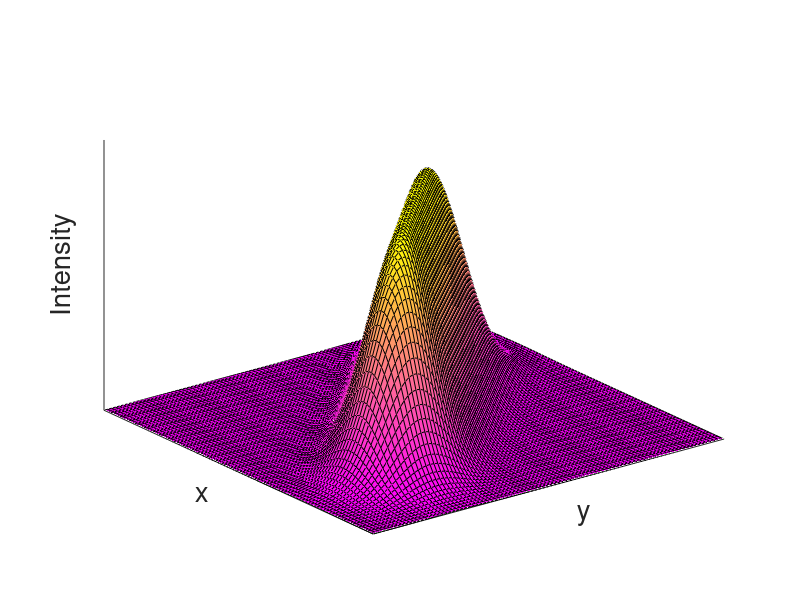
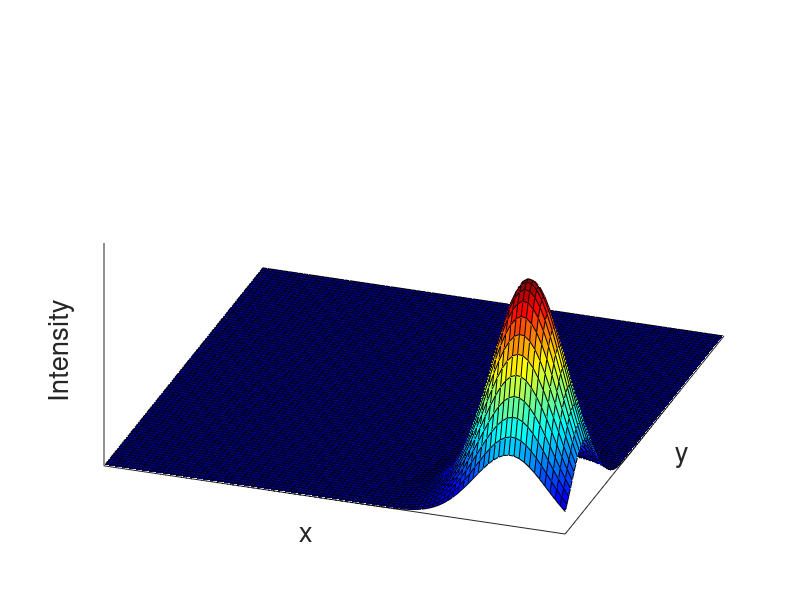

Here is the MATLAB script that generated these plots, in order: (Note: this script raises an error after producing the figures.)
[x,y] = meshgrid(10:100,10:100);
z = (1/10)*exp(-((50*(30-x)+50*(-30+y)).^2)/500000).* sqrt(pi/2).*( -erf((5000*(30-x)+5000*(30-y))./(50000*sqrt(2))) + erf((5000*(80-x)+5000*(80-y))./(50000*sqrt(2))) );

figure;
surf(x,y,z); colormap spring;
zticks([]); xticks([]); yticks([]);
xlim([10 100]); ylim([10 100]);
zlabel('Intensity')
xlabel('y')
ylabel('x')
set(gca, 'FontSize', 18);
set(gcf,'Color','w')

%% animation

[x,y] = meshgrid(10:100,10:100);
figure;
z1 = exp(-((1.5*(20-x)+1.5*(-20+y)).^2)/(2*1.5^2 * 100)).* sqrt(pi) .* 10.*10 ./ (2* 1.5*10*sqrt(2));
z2 = -erf((1.5*100*(20-x)+1.5*100*(20-y))./(1000*1.5*sqrt(2))) + erf((1.5*100*(1.5+20-x)+1.5*100*(1.5+20-y))./(1000*1.5*sqrt(2))) ;
z = z1.*z2;
surf(x,y,z); colormap jet; set(gca, 'View', [-71  43.2193])
zticks([]); xticks([]); yticks([]);
xlim([10 100]); ylim([10 100]); zlim([0 max(z(:))])
zlabel('Intensity')
xlabel('y')
ylabel('x')
set(gca, 'FontSize', 18);
set(gcf,'Color','w')
axis tight manual 
set(gca,'nextplot','replacechildren'); 

v = VideoWriter('line2dgaussian.avi');
v.FrameRate = 50;
open(v);

for k = 2:0.5:60
    z1 = exp(-((k*(20-x)+k*(-20+y)).^2)/(2*k^2 * 100)).* sqrt(pi) .* 10.*10 ./ (2* k*10*sqrt(2));
    z2 = -erf((k*100*(20-x)+k*100*(20-y))./(1000*k*sqrt(2))) + erf((k*100*(k+20-x)+k*100*(k+20-y))./(1000*k*sqrt(2))) ;
    z = z1.*z2;
    surf(x,y,z); colormap jet; set(gca, 'View', [-71   43.2193]); zticks([]); xticks([]); yticks([]);
    xlim([10 100]); ylim([10 100]); zlim([0 max(z(:))])
    frame = getframe(gcf);
    writeVideo(v,frame);
    disp(k)
end

close(v);

